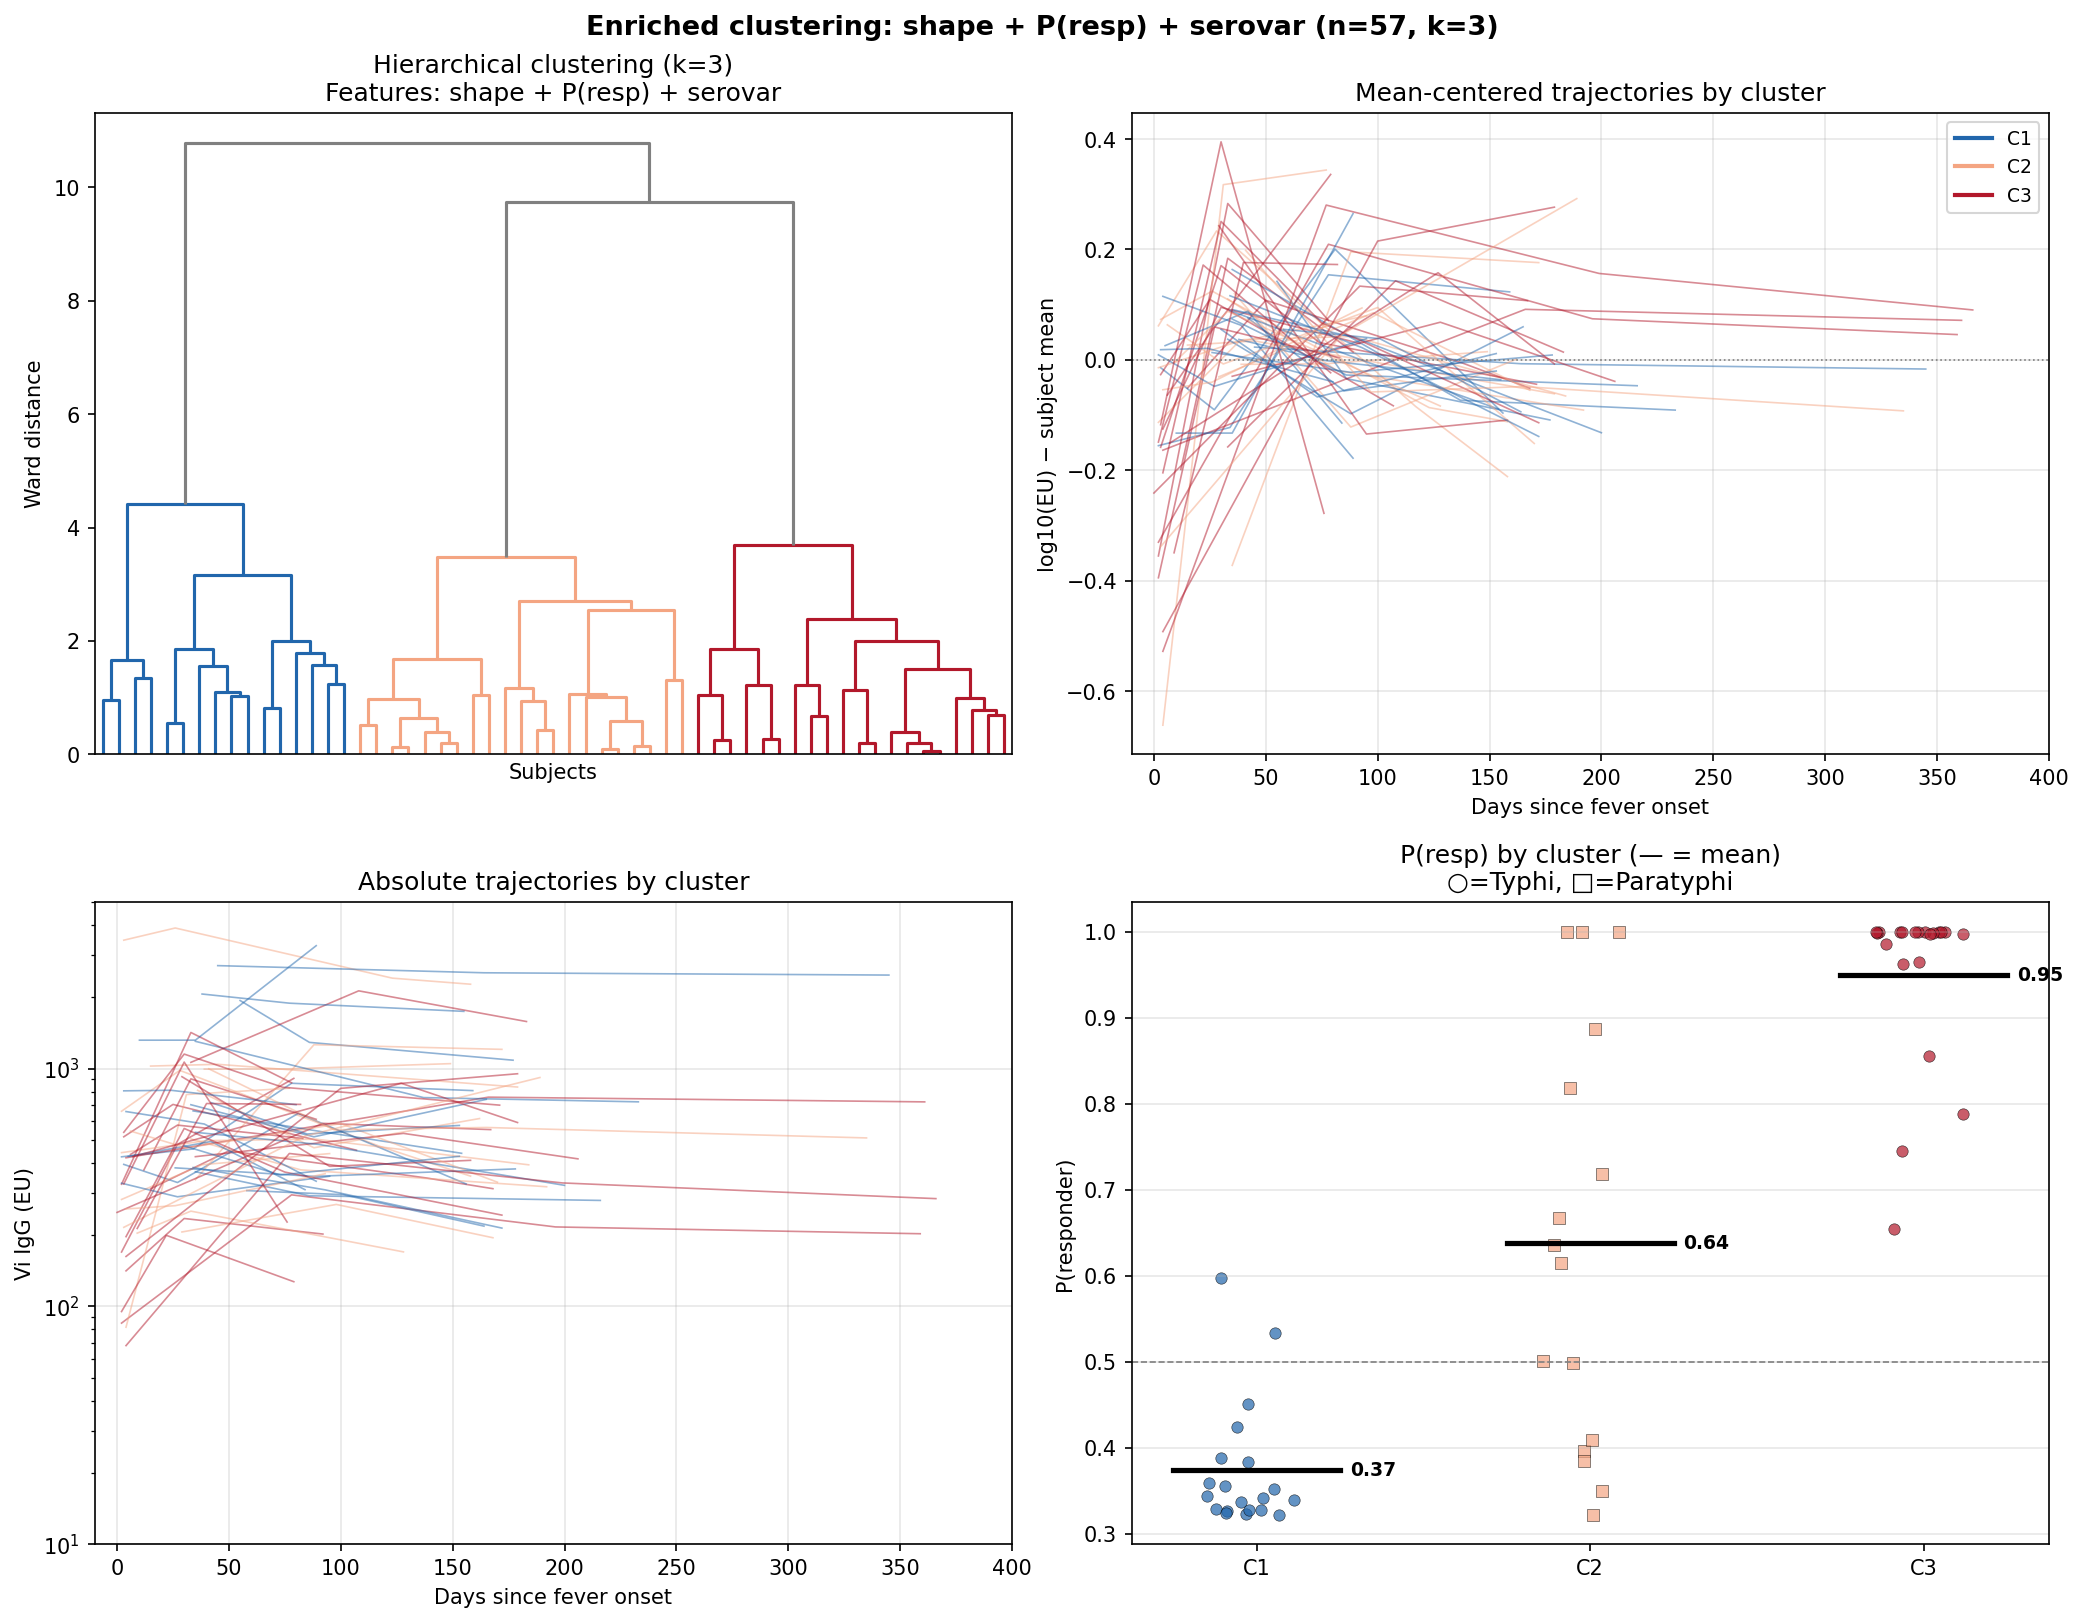

Python code for this plot:
"""
12: Enriched trajectory clustering — shape + covariates.

Extends script 11's shape-only clustering by adding:
  - P(resp) from Step 1 mixture model (fold-change signal)
  - Serovar indicator (typhi=1, paratyphi=0)

Feature vector per subject (all standardized to unit variance):
  - Shape vector: mean-centered, L2-normed interpolated log10(EU)
  - P(resp): scalar
  - is_typhi: binary indicator

Distance: Euclidean on the concatenated standardized features.
Clustering: Ward hierarchical.
"""

import pandas as pd
import numpy as np
import matplotlib.pyplot as plt
from matplotlib.lines import Line2D
import matplotlib.cm as cm
from scipy.cluster.hierarchy import linkage, fcluster, dendrogram
from scipy.spatial.distance import pdist
from statsmodels.nonparametric.smoothers_lowess import lowess as sm_lowess
from pathlib import Path
import sys

sys.path.insert(0, str(Path(__file__).parent))
from importlib import import_module
m08 = import_module("08_fold_change_mixture")

DATA_DIR = Path("metastudies/waning_after_infection/Aiemjoy2022_reanalysis/data")
OUT_DIR = Path("metastudies/waning_after_infection/Aiemjoy2022_reanalysis/reanalysis/mixture_eda")

T_GRID = np.array([5, 15, 30, 60, 90, 120, 150, 180])
OUTLIER_IDS = {"indx387"}


def main():
    long = pd.read_csv(DATA_DIR / "vi_igg_long.csv")
    raw = pd.read_csv(DATA_DIR / "TypoidCaseData_github_09.30.21.csv")
    serovar_map = raw.set_index("index_id")["bldculres"]

    # Fit working model for P(resp)
    df_fc = m08.load_fold_change_data()
    x = df_fc["log2_fc"].values
    p1 = m08.fit_two_gaussian(x)
    p_resp_map = dict(zip(df_fc["index_id"], 1 - p1["p_noise"]))

    # Select subjects: ≥3 obs, ≥2 within 200d, not outlier
    longi = long[long["has_longitudinal"]]
    nobs = longi.groupby("index_id").size()
    multi_ids = set(nobs[nobs >= 3].index) - OUTLIER_IDS
    good_ids = set()
    for sid in multi_ids:
        grp = longi[longi["index_id"] == sid].sort_values("days_since_fever_onset")
        if (grp["days_since_fever_onset"] <= 200).sum() >= 2:
            good_ids.add(sid)

    # Build feature matrix: shape + P(resp) + serovar
    feature_rows = {}
    for sid in sorted(good_ids):
        grp = longi[longi["index_id"] == sid].sort_values("days_since_fever_onset")
        t = grp["days_since_fever_onset"].values
        y = np.log10(np.maximum(grp["vi_igg_eu"].values, 1))

        t_min, t_max = t.min(), t.max()
        grid_mask = (T_GRID >= t_min) & (T_GRID <= t_max)
        if grid_mask.sum() < 3:
            continue

        t_use = T_GRID[grid_mask]
        y_interp = np.interp(t_use, t, y)
        y_centered = y_interp - y_interp.mean()
        norm = np.linalg.norm(y_centered)
        if norm < 1e-10:
            continue
        y_normed = y_centered / norm

        # Pad to full grid length (NaN for uncovered points)
        shape_full = np.full(len(T_GRID), np.nan)
        shape_full[grid_mask] = y_normed

        p_resp = p_resp_map.get(sid, np.nan)
        is_typhi = 1.0 if serovar_map.get(sid) == "typhi" else 0.0

        if np.isnan(p_resp):
            continue

        feature_rows[sid] = {
            "shape": shape_full,
            "grid_mask": grid_mask,
            "p_resp": p_resp,
            "is_typhi": is_typhi,
            "serovar": serovar_map.get(sid, "unknown"),
            "n_obs": len(grp),
            "subj_mean_log10": y.mean(),
        }

    sids = sorted(feature_rows.keys())
    n = len(sids)
    print(f"Subjects with complete features: {n}")

    # Build feature matrix — handle different grid coverages
    # Use only grid points covered by ALL subjects for the shape component,
    # OR compute pairwise distances on overlapping points
    # Simpler approach: fill NaN with 0 (neutral after centering+norming)
    # and standardize each feature dimension
    shape_matrix = np.array([feature_rows[s]["shape"] for s in sids])
    shape_matrix = np.nan_to_num(shape_matrix, nan=0.0)

    p_resp_vec = np.array([feature_rows[s]["p_resp"] for s in sids])
    typhi_vec = np.array([feature_rows[s]["is_typhi"] for s in sids])

    # Standardize each feature group to unit variance
    # Shape: already L2-normed per subject, but standardize across subjects per grid point
    shape_std = shape_matrix / (shape_matrix.std(axis=0, keepdims=True) + 1e-10)

    # P(resp): standardize
    p_resp_std = (p_resp_vec - p_resp_vec.mean()) / (p_resp_vec.std() + 1e-10)

    # Serovar: standardize
    typhi_std = (typhi_vec - typhi_vec.mean()) / (typhi_vec.std() + 1e-10)

    # Concatenate: shape (8 dims) + P(resp) (1 dim) + serovar (1 dim)
    # Weight: give shape, P(resp), and serovar roughly equal total influence
    # Shape has 8 dims, so downweight each by sqrt(8) to equalize with the scalars
    shape_weight = 1.0 / np.sqrt(len(T_GRID))
    features = np.column_stack([
        shape_std * shape_weight,
        p_resp_std,
        typhi_std,
    ])

    print(f"Feature matrix: {features.shape} (shape×{len(T_GRID)} + P(resp) + serovar)")

    # Hierarchical clustering
    dist_condensed = pdist(features, metric="euclidean")
    Z = linkage(dist_condensed, method="ward")

    for k in [2, 3, 4]:
        labels = fcluster(Z, k, criterion="maxclust")
        sizes = [f"C{c}:{(labels==c).sum()}" for c in range(1, k+1)]
        print(f"  k={k}: {', '.join(sizes)}")

    k_primary = 3
    cluster_labels = fcluster(Z, k_primary, criterion="maxclust")

    # Order clusters by mean P(resp)
    cluster_presp = {}
    for c in range(1, k_primary + 1):
        c_sids = [sids[i] for i in range(n) if cluster_labels[i] == c]
        cluster_presp[c] = np.mean([feature_rows[s]["p_resp"] for s in c_sids])
    rank_order = sorted(cluster_presp, key=lambda c: cluster_presp[c])
    relabel = {old: new + 1 for new, old in enumerate(rank_order)}
    cluster_labels_ord = np.array([relabel[c] for c in cluster_labels])
    cluster_map = dict(zip(sids, cluster_labels_ord))

    cluster_colors = {1: "#2166ac", 2: "#f4a582", 3: "#b2182b"}

    print(f"\nCluster summary (k={k_primary}):")
    for c in range(1, k_primary + 1):
        c_sids = [s for s in sids if cluster_map[s] == c]
        presps = [feature_rows[s]["p_resp"] for s in c_sids]
        serovars = [feature_rows[s]["serovar"] for s in c_sids]
        n_t = serovars.count("typhi")
        n_p = serovars.count("paratyphi")
        print(f"  C{c}: n={len(c_sids)}, mean P(resp)={np.mean(presps):.3f}, "
              f"typhi={n_t}, para={n_p}")

    # =====================================================================
    # Figure 1: Summary 2×2 (dendrogram, mean-centered, absolute, P(resp))
    # =====================================================================
    fig, axes = plt.subplots(2, 2, figsize=(14, 11))

    # Dendrogram
    ax = axes[0, 0]
    from scipy.cluster.hierarchy import set_link_color_palette
    set_link_color_palette([cluster_colors[c] for c in range(1, k_primary + 1)])
    dendrogram(Z, ax=ax, color_threshold=Z[-(k_primary-1), 2],
               above_threshold_color="gray", no_labels=True)
    ax.set_xlabel("Subjects"); ax.set_ylabel("Ward distance")
    ax.set_title(f"Hierarchical clustering (k={k_primary})\nFeatures: shape + P(resp) + serovar")
    set_link_color_palette(None)

    # Mean-centered trajectories
    ax = axes[0, 1]
    for sid in sids:
        c = cluster_map[sid]
        grp = longi[longi["index_id"] == sid].sort_values("days_since_fever_onset")
        y = np.log10(np.maximum(grp["vi_igg_eu"].values, 1))
        ax.plot(grp["days_since_fever_onset"].values, y - y.mean(),
                color=cluster_colors[c], linewidth=0.8, alpha=0.5)
    ax.axhline(0, color="gray", linestyle=":", linewidth=0.8)
    ax.set_xlim(-10, 400); ax.grid(True, alpha=0.3)
    ax.set_xlabel("Days since fever onset")
    ax.set_ylabel("log10(EU) − subject mean")
    ax.set_title("Mean-centered trajectories by cluster")
    legend_els = [Line2D([0], [0], color=cluster_colors[c], lw=2,
                         label=f"C{c}") for c in range(1, k_primary + 1)]
    ax.legend(handles=legend_els, fontsize=9)

    # Absolute trajectories
    ax = axes[1, 0]
    for sid in sids:
        c = cluster_map[sid]
        grp = longi[longi["index_id"] == sid].sort_values("days_since_fever_onset")
        ax.plot(grp["days_since_fever_onset"], grp["vi_igg_eu"],
                color=cluster_colors[c], linewidth=0.8, alpha=0.5)
    ax.set_yscale("log"); ax.set_ylim(10, 5000); ax.set_xlim(-10, 400)
    ax.grid(True, alpha=0.3)
    ax.set_xlabel("Days since fever onset"); ax.set_ylabel("Vi IgG (EU)")
    ax.set_title("Absolute trajectories by cluster")

    # P(resp) + serovar by cluster
    ax = axes[1, 1]
    for c in range(1, k_primary + 1):
        c_sids = [s for s in sids if cluster_map[s] == c]
        presps = [feature_rows[s]["p_resp"] for s in c_sids]
        serovars = [feature_rows[s]["serovar"] for s in c_sids]
        jitter = np.random.RandomState(c).uniform(-0.15, 0.15, len(presps))
        for p, j, sv in zip(presps, jitter, serovars):
            marker = "o" if sv == "typhi" else "s"
            ax.scatter(c + j, p, color=cluster_colors[c], marker=marker,
                       s=30, alpha=0.7, edgecolors="black", linewidths=0.3)
        mean_p = np.mean(presps)
        ax.plot([c - 0.25, c + 0.25], [mean_p, mean_p], color="black",
                linewidth=2.5, zorder=10)
        ax.text(c + 0.28, mean_p, f"{mean_p:.2f}", fontsize=9, va="center",
                fontweight="bold")
    ax.set_xticks(range(1, k_primary + 1))
    ax.set_xticklabels([f"C{c}" for c in range(1, k_primary + 1)])
    ax.set_ylabel("P(responder)"); ax.axhline(0.5, color="gray", linestyle="--", lw=0.8)
    ax.set_title("P(resp) by cluster (— = mean)\n○=Typhi, □=Paratyphi")
    ax.grid(True, alpha=0.3, axis="y")

    fig.suptitle(f"Enriched clustering: shape + P(resp) + serovar (n={n}, k={k_primary})",
                 fontsize=13, fontweight="bold")
    fig.tight_layout()
    fig.savefig(OUT_DIR / "12_enriched_clustering.png", dpi=150, bbox_inches="tight")
    plt.close()
    print("\nSaved 12_enriched_clustering.png")

    # =====================================================================
    # Figure 2: 4×k faceted trajectories (typhi/para × absolute/centered)
    # Colored by P(resp), black LOESS
    # =====================================================================
    presp_cmap = cm.RdYlBu_r
    presp_norm = plt.Normalize(vmin=0.2, vmax=1.0)

    row_defs = [
        ("S. Typhi — absolute", "typhi", "absolute"),
        ("S. Typhi — centered", "typhi", "centered"),
        ("S. Paratyphi A — absolute", "paratyphi", "absolute"),
        ("S. Paratyphi A — centered", "paratyphi", "centered"),
    ]

    fig, axes = plt.subplots(4, k_primary, figsize=(6 * k_primary + 1, 18), sharex=True)

    for col, c in enumerate(range(1, k_primary + 1)):
        c_sids = [s for s in sids if cluster_map[s] == c]

        for row_idx, (row_label, sv_filter, mode) in enumerate(row_defs):
            ax = axes[row_idx, col]
            sv_sids = [s for s in c_sids if feature_rows[s]["serovar"] == sv_filter]

            all_t, all_y = [], []
            for sid in sv_sids:
                grp = longi[longi["index_id"] == sid].sort_values("days_since_fever_onset")
                t = grp["days_since_fever_onset"].values
                y_log = np.log10(np.maximum(grp["vi_igg_eu"].values, 1))
                p_r = feature_rows[sid]["p_resp"]
                color = presp_cmap(presp_norm(p_r))

                if mode == "absolute":
                    y_plot = grp["vi_igg_eu"].values
                    y_loess = y_log
                else:
                    y_plot = y_log - feature_rows[sid]["subj_mean_log10"]
                    y_loess = y_plot

                all_t.extend(t); all_y.extend(y_loess)
                ax.plot(t, y_plot, color=color, linewidth=0.8, alpha=0.6)
                ax.scatter(t, y_plot, color=color, s=15, alpha=0.6,
                           edgecolors="black", linewidths=0.2)

            all_t_arr = np.array(all_t)
            all_y_arr = np.array(all_y)
            if len(all_t_arr) >= 6 and len(sv_sids) >= 3:
                smooth = sm_lowess(all_y_arr, all_t_arr, frac=0.6, return_sorted=True)

                # Bootstrap CI by resampling subjects
                t_eval = smooth[:, 0]
                rng = np.random.RandomState(42 + col * 10 + row_idx)
                boot_curves = []
                for _ in range(200):
                    boot_sids = rng.choice(sv_sids, size=len(sv_sids), replace=True)
                    bt, by = [], []
                    for bsid in boot_sids:
                        bgrp = longi[longi["index_id"] == bsid].sort_values("days_since_fever_onset")
                        bt_vals = bgrp["days_since_fever_onset"].values
                        by_log = np.log10(np.maximum(bgrp["vi_igg_eu"].values, 1))
                        if mode == "centered":
                            by_log = by_log - feature_rows[bsid]["subj_mean_log10"]
                        bt.extend(bt_vals); by.extend(by_log)
                    if len(bt) >= 6:
                        bs = sm_lowess(np.array(by), np.array(bt), frac=0.6, return_sorted=True)
                        boot_interp = np.interp(t_eval, bs[:, 0], bs[:, 1])
                        boot_curves.append(boot_interp)
                if len(boot_curves) >= 10:
                    boot_arr = np.array(boot_curves)
                    lo = np.percentile(boot_arr, 2.5, axis=0)
                    hi = np.percentile(boot_arr, 97.5, axis=0)
                    if mode == "absolute":
                        ax.fill_between(t_eval, 10**lo, 10**hi, color="black", alpha=0.2, zorder=9)
                        ax.plot(smooth[:, 0], 10**smooth[:, 1], "k-", lw=3, alpha=0.9, zorder=10)
                    else:
                        ax.fill_between(t_eval, lo, hi, color="black", alpha=0.2, zorder=9)
                        ax.plot(smooth[:, 0], smooth[:, 1], "k-", lw=3, alpha=0.9, zorder=10)
                else:
                    if mode == "absolute":
                        ax.plot(smooth[:, 0], 10**smooth[:, 1], "k-", lw=3, alpha=0.9, zorder=10)
                    else:
                        ax.plot(smooth[:, 0], smooth[:, 1], "k-", lw=3, alpha=0.9, zorder=10)

            ax.set_xlim(-10, 400); ax.grid(True, alpha=0.3)
            if mode == "absolute":
                ax.set_yscale("log"); ax.set_ylim(10, 5000)
            else:
                ax.axhline(0, color="gray", linestyle=":", lw=0.8)

            if row_idx == 0:
                n_t = sum(1 for s in c_sids if feature_rows[s]["serovar"] == "typhi")
                n_p = len(c_sids) - n_t
                ax.set_title(f"C{c} (n={len(c_sids)}: {n_t}T, {n_p}P)\n"
                             f"{sv_filter}: n={len(sv_sids)}", fontsize=10)
            elif row_idx == 2:
                ax.set_title(f"{sv_filter}: n={len(sv_sids)}", fontsize=10)
            if col == 0:
                ax.set_ylabel(f"{row_label}")
            if row_idx == 3:
                ax.set_xlabel("Days since fever onset")

    fig.suptitle(f"Enriched clusters × serovar (n={n}, k={k_primary})\n"
                 f"Colored by P(resp), black = LOESS",
                 fontsize=13, fontweight="bold")
    fig.tight_layout(rect=[0, 0, 0.92, 0.95])
    # Place colorbar in the right margin, outside the subplot grid
    cbar_ax = fig.add_axes([0.93, 0.25, 0.015, 0.5])
    sm_cb = cm.ScalarMappable(norm=presp_norm, cmap=presp_cmap)
    sm_cb.set_array([])
    fig.colorbar(sm_cb, cax=cbar_ax, label="P(responder)")
    fig.savefig(OUT_DIR / "12_enriched_cluster_trajectories.png", dpi=150, bbox_inches="tight")
    plt.close()
    print("Saved 12_enriched_cluster_trajectories.png")


if __name__ == "__main__":
    main()
